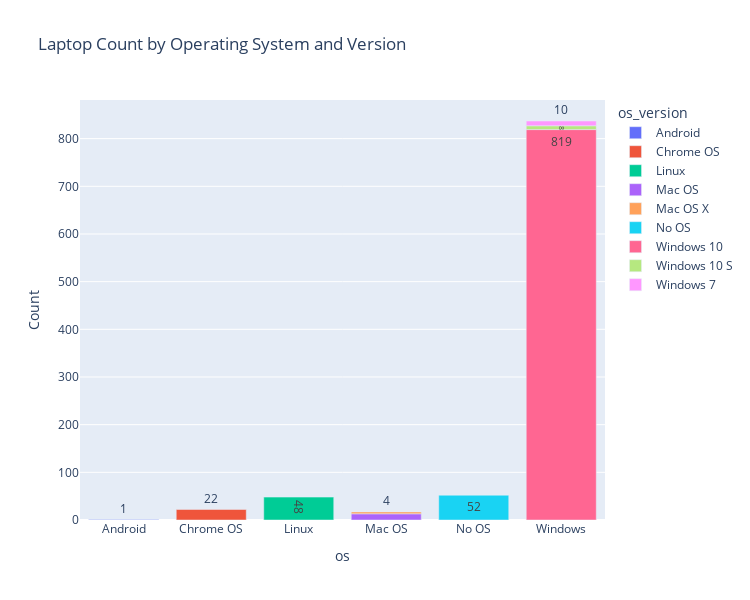

The code cell stored with this chart in its notebook:
### Code cell
grouped_os_version = laptop.groupby(['os_version', 'os']).size().reset_index(name= 'counts')

fig = px.bar(grouped_os_version, x = 'os', y = 'counts', color = 'os_version', text = "counts", labels = {'counts': 'Count'}, title= 'Laptop Count by Operating System and Version')
fig.update_layout(width = 750, height = 600)
fig.show()

### Figure 1 — Plotly figure (JSON) as saved in the notebook; plotly's stock layout.template omitted (floating-point values rounded to 4 significant figures)
{"data": [{"alignmentgroup": "True", "hovertemplate": "os_version=Android <br>os=%{x}<br>Count=%{text}<extra></extra>", "legendgroup": "Android ", "marker": {"color": "#636efa", "pattern": {"shape": ""}}, "name": "Android ", "offsetgroup": "Android ", "orientation": "v", "showlegend": true, "text": [1], "textposition": "auto", "type": "bar", "x": ["Android"], "xaxis": "x", "y": [1], "yaxis": "y"}, {"alignmentgroup": "True", "hovertemplate": "os_version=Chrome OS <br>os=%{x}<br>Count=%{text}<extra></extra>", "legendgroup": "Chrome OS ", "marker": {"color": "#EF553B", "pattern": {"shape": ""}}, "name": "Chrome OS ", "offsetgroup": "Chrome OS ", "orientation": "v", "showlegend": true, "text": [22], "textposition": "auto", "type": "bar", "x": ["Chrome OS"], "xaxis": "x", "y": [22], "yaxis": "y"}, {"alignmentgroup": "True", "hovertemplate": "os_version=Linux <br>os=%{x}<br>Count=%{text}<extra></extra>", "legendgroup": "Linux ", "marker": {"color": "#00cc96", "pattern": {"shape": ""}}, "name": "Linux ", "offsetgroup": "Linux ", "orientation": "v", "showlegend": true, "text": [48], "textposition": "auto", "type": "bar", "x": ["Linux"], "xaxis": "x", "y": [48], "yaxis": "y"}, {"alignmentgroup": "True", "hovertemplate": "os_version=Mac OS <br>os=%{x}<br>Count=%{text}<extra></extra>", "legendgroup": "Mac OS ", "marker": {"color": "#ab63fa", "pattern": {"shape": ""}}, "name": "Mac OS ", "offsetgroup": "Mac OS ", "orientation": "v", "showlegend": true, "text": [13], "textposition": "auto", "type": "bar", "x": ["Mac OS"], "xaxis": "x", "y": [13], "yaxis": "y"}, {"alignmentgroup": "True", "hovertemplate": "os_version=Mac OS X<br>os=%{x}<br>Count=%{text}<extra></extra>", "legendgroup": "Mac OS X", "marker": {"color": "#FFA15A", "pattern": {"shape": ""}}, "name": "Mac OS X", "offsetgroup": "Mac OS X", "orientation": "v", "showlegend": true, "text": [4], "textposition": "auto", "type": "bar", "x": ["Mac OS"], "xaxis": "x", "y": [4], "yaxis": "y"}, {"alignmentgroup": "True", "hovertemplate": "os_version=No OS <br>os=%{x}<br>Count=%{text}<extra></extra>", "legendgroup": "No OS ", "marker": {"color": "#19d3f3", "pattern": {"shape": ""}}, "name": "No OS ", "offsetgroup": "No OS ", "orientation": "v", "showlegend": true, "text": [52], "textposition": "auto", "type": "bar", "x": ["No OS"], "xaxis": "x", "y": [52], "yaxis": "y"}, {"alignmentgroup": "True", "hovertemplate": "os_version=Windows 10<br>os=%{x}<br>Count=%{text}<extra></extra>", "legendgroup": "Windows 10", "marker": {"color": "#FF6692", "pattern": {"shape": ""}}, "name": "Windows 10", "offsetgroup": "Windows 10", "orientation": "v", "showlegend": true, "text": [819], "textposition": "auto", "type": "bar", "x": ["Windows"], "xaxis": "x", "y": [819], "yaxis": "y"}, {"alignmentgroup": "True", "hovertemplate": "os_version=Windows 10 S<br>os=%{x}<br>Count=%{text}<extra></extra>", "legendgroup": "Windows 10 S", "marker": {"color": "#B6E880", "pattern": {"shape": ""}}, "name": "Windows 10 S", "offsetgroup": "Windows 10 S", "orientation": "v", "showlegend": true, "text": [8], "textposition": "auto", "type": "bar", "x": ["Windows"], "xaxis": "x", "y": [8], "yaxis": "y"}, {"alignmentgroup": "True", "hovertemplate": "os_version=Windows 7<br>os=%{x}<br>Count=%{text}<extra></extra>", "legendgroup": "Windows 7", "marker": {"color": "#FF97FF", "pattern": {"shape": ""}}, "name": "Windows 7", "offsetgroup": "Windows 7", "orientation": "v", "showlegend": true, "text": [10], "textposition": "auto", "type": "bar", "x": ["Windows"], "xaxis": "x", "y": [10], "yaxis": "y"}], "layout": {"barmode": "relative", "height": 600, "legend": {"title": {"text": "os_version"}, "tracegroupgap": 0}, "title": {"text": "Laptop Count by Operating System and Version"}, "width": 750, "xaxis": {"anchor": "y", "domain": [0, 1], "title": {"text": "os"}}, "yaxis": {"anchor": "x", "domain": [0, 1], "title": {"text": "Count"}}}}
